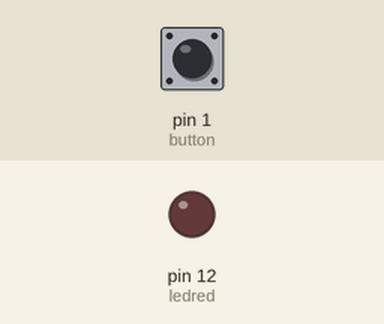
Simulated run of this sketch. Board: Arduino Uno, built with avr-gcc and run on an emulated ATmega328P. Parts: output pins drawn as LEDs (lit = HIGH). The inputs (shaded band) are chosen by the test bench; at power-on: pin 1 (button) HIGH.

Above: at 1.2 s.
1.3 s: pin 1 (button) pulled LOW for 0.15 s
At 1.37 s:
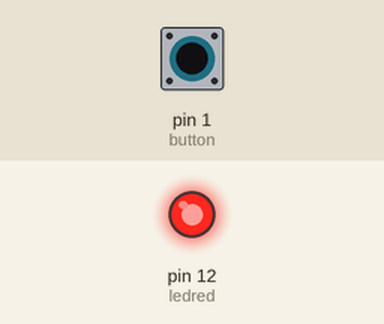
2.9 s: pin 1 (button) pulled LOW for 3.2 s
At 6.7 s:
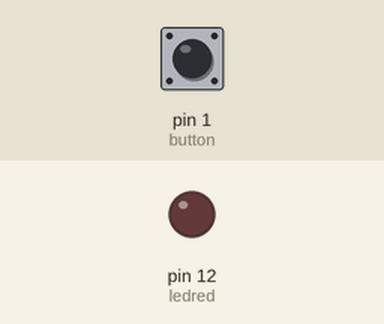
Timing chart, 0 to 8.2 s (numbered marks = the images above; inputs shaded):
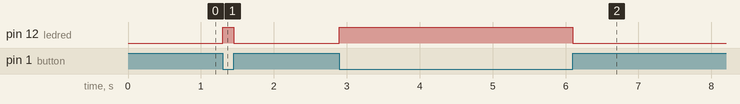

Measured:
- after the input at 1.3 s, pin 12 (ledred): LOW → HIGH at once, → LOW 0.15 s later
- after the input at 2.9 s, pin 12 (ledred): LOW → HIGH at once, → LOW 3.2 s later

The sketch:

2a.ino
```cpp
int ledred = 12;
int button = 1;
void setup() {
  // put your setup code here, to run once:
  pinMode(ledred, OUTPUT);
  pinMode(button, INPUT);
}

void loop() {
  // put your main code here, to run repeatedly:
  if(digitalRead(button) == LOW){
    digitalWrite(ledred, HIGH);
  }else{
    digitalWrite(ledred, LOW);
  }
}
```
